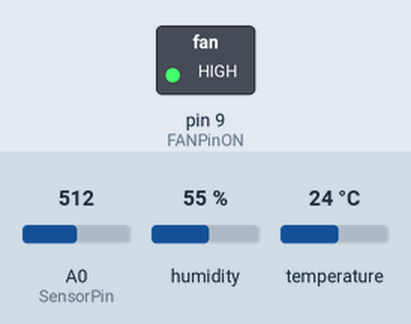
The sketch below on a simulated Arduino Uno, built with avr-gcc and run on an emulated ATmega328P. Shown: switched loads named in the sketch (green lamp = pin HIGH). The inputs (shaded band) are chosen by the test bench; at power-on: temperature 24 °C, A0 (SensorPin) = 512, humidity 55 %. WiFi joins after 1.5 s; servers stay silent unless stated.

Above: at 3.5 s.
3.6 s: temperature set to 22 °C
At 6.8 s:
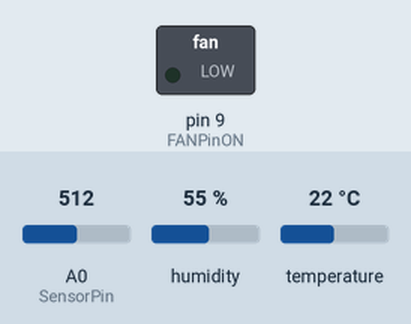
7.9 s: temperature set to 28 °C
At 11.6 s:
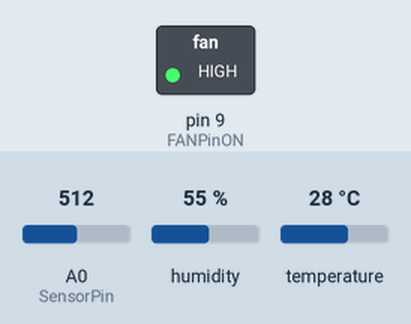
Timing chart, 0 to 13.1 s (numbered marks = the images above; inputs shaded):
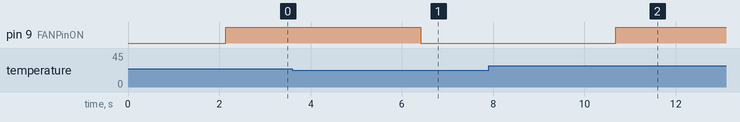

The sketch:

temp.ino
```cpp
#include <dht.h>
#include <LiquidCrystal.h>
#include <SPI.h> // Libairie communicatin SPI avec le Shield éthernet
#include <Ethernet.h> // Librairie communication Ethernet sur un réseau local


dht DHT;


byte MAC[] = { 0x10, 0x11, 0x12, 0x13, 0x14, 0x15 }; // Adresse MAC du shield Ethernet
IPAddress IP(192,168,1, 11); // Adresse IP donné au Shield Ethernet
EthernetServer serveurHTTP(80); // Le Shield devient un serveur sur le port 80 (port HTTP)
// Initialise notre serveur
// Ce dernier écoutera sur le port 4200
EthernetServer serveur(4200);


#define DHT11_PIN 7
const int FANPinON =  9;
#define SensorPin A0
float sensorValue = 0;
const char* FanState = "OFF";

void setup(){
  Ethernet.begin(MAC, IP);
  serveurHTTP.begin();
  pinMode(FANPinON, OUTPUT);
}

void loop(){


   for (int i = 0; i <= 100; i++)
  {
    sensorValue = sensorValue + analogRead(SensorPin);
    delay(1);
  }
  sensorValue = sensorValue/100.0;
  Serial.println(sensorValue);

   int chk = DHT.read11(DHT11_PIN);
  Serial.println("Temp: ");
  Serial.println(DHT.temperature);
  delay(2000);


  if (DHT.temperature >= 24) {
    // turn LED On:
    digitalWrite(FANPinON, HIGH);
  } else {
    // turn fan off:
    digitalWrite(FANPinON, LOW);
  }

  if (digitalRead(FANPinON) == HIGH) // Si FANPIN est BAS (0V)
{
  FanState = "ON";
}
else {         // Sinon (FANPIN est HAUT (5V)
FanState = "OFF";
}


   // Regarde si un client est connecté et attend une réponse
  EthernetClient client = serveur.available();
  if (client) {
    // Quelqu'un est connecté !
    Serial.print("On envoi !");
    // On fait notre en-tête
    // Tout d'abord le code de réponse 200 = réussite
    client.println("HTTP/1.1 200 OK");
    // Puis le type mime du contenu renvoyé, du json
    client.println("Content-Type: application/json");
    // Et c'est tout !
    // On envoie une ligne vide pour signaler la fin du header
    client.println();

    // Puis on commence notre JSON par une accolade ouvrante
    client.println("{");
    // On envoie l'état du ventilateue
    client.print("\t\"Etat Ventilateur\": ");
   client.println(FanState);
    //Une petite virgule pour séparer les deux clés
    client.println(",");
    // Et on envoie la seconde nommée "Temp"
    client.print("\t\"Temperature\": ");
    client.println(DHT.temperature);
    client.println(",");
    // Et on envoie la seconde nommée "Temp"
    client.print("\t\"Humidité\": ");
    client.println(sensorValue);
    // Et enfin on termine notre JSON par une accolade fermante
    client.println("}");
    // Donne le temps au client de prendre les données
    delay(10);
    // Ferme la connexion avec le client
    client.stop();
  }


}
```

Measured:
- the behaviour switches between 24 and 23 °C on temperature (found by bisection; images 0 and 1)
- after the input at 3.6 s, pin 9 (FANPinON): HIGH → LOW after 2.8 s
- after the input at 7.9 s, pin 9 (FANPinON): LOW → HIGH after 2.8 s
